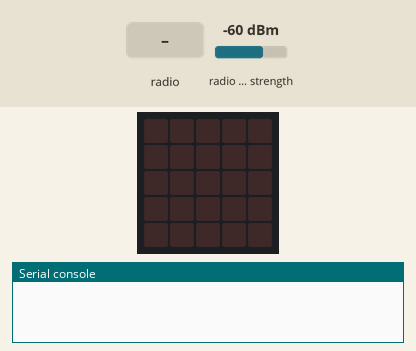
This program was run on a simulated BBC micro:bit (MakeCode). On the bench: the board's 5×5 LED display, the last lines printed to the serial console. The test bench sets the inputs (shaded band); at power-on: radio signal strength -60 dBm.

Above: at 1.2 s.
1.3 s: radio message "1" arrives
At 1.35 s:
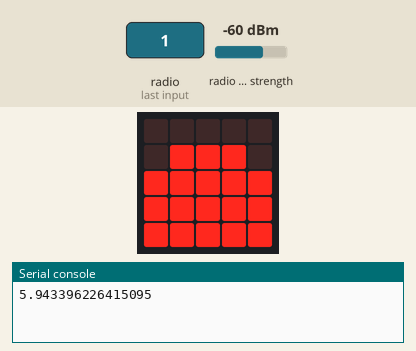
Timing chart, 0 to 4.3 s (numbered marks = the images above; inputs shaded):
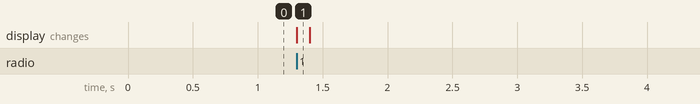

Measured:
- after the input at 1.3 s, the display: changes at once (image 1)

The program:

main.ts
```typescript
radio.onReceivedNumber(function (receivedNumber) {
    force = radio.receivedPacket(RadioPacketProperty.SignalStrength)
    led.plotBarGraph(
    Math.map(force, -95, -42, 0, 9),
    9
    )
    basic.pause(100)
    basic.clearScreen()
})
let force = 0
radio.setGroup(1)
```

test.ts
```typescript
// les tests vont ici ; cela ne sera pas compilé si ce paquet est utilisé en tant qu'extension.
```
